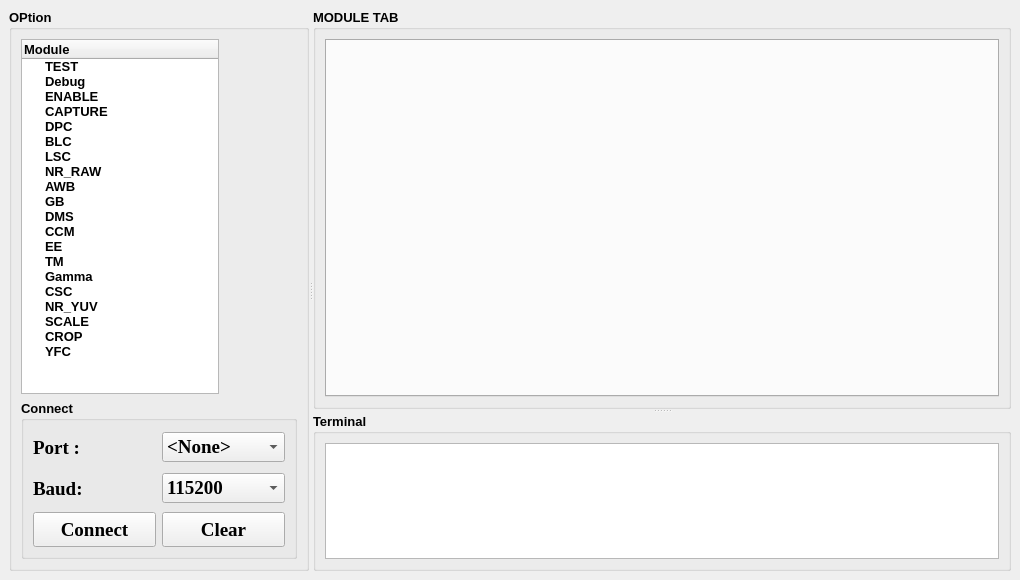
<?xml version="1.0" encoding="UTF-8"?>
<ui version="4.0">
 <class>link_board</class>
 <widget class="QMainWindow" name="link_board">
  <property name="geometry">
   <rect>
    <x>0</x>
    <y>0</y>
    <width>1020</width>
    <height>580</height>
   </rect>
  </property>
  <property name="minimumSize">
   <size>
    <width>1020</width>
    <height>580</height>
   </size>
  </property>
  <property name="windowTitle">
   <string>MainWindow</string>
  </property>
  <widget class="QWidget" name="centralwidget">
   <layout class="QGridLayout" name="gridLayout_6">
    <item row="0" column="0">
     <widget class="QSplitter" name="splitter_2">
      <property name="orientation">
       <enum>Qt::Horizontal</enum>
      </property>
      <widget class="QGroupBox" name="groupBox_2">
       <property name="minimumSize">
        <size>
         <width>200</width>
         <height>200</height>
        </size>
       </property>
       <property name="maximumSize">
        <size>
         <width>300</width>
         <height>16777215</height>
        </size>
       </property>
       <property name="font">
        <font>
         <pointsize>10</pointsize>
         <bold>true</bold>
        </font>
       </property>
       <property name="title">
        <string>OPtion</string>
       </property>
       <layout class="QGridLayout" name="gridLayout_3">
        <item row="0" column="0">
         <widget class="QTreeWidget" name="module_list">
          <property name="minimumSize">
           <size>
            <width>100</width>
            <height>0</height>
           </size>
          </property>
          <property name="maximumSize">
           <size>
            <width>200</width>
            <height>16777215</height>
           </size>
          </property>
          <column>
           <property name="text">
            <string>Module</string>
           </property>
          </column>
          <item>
           <property name="text">
            <string>TEST</string>
           </property>
           <property name="font">
            <font>
             <pointsize>10</pointsize>
             <bold>true</bold>
            </font>
           </property>
          </item>
          <item>
           <property name="text">
            <string>Debug</string>
           </property>
           <property name="font">
            <font>
             <pointsize>10</pointsize>
             <bold>true</bold>
            </font>
           </property>
          </item>
          <item>
           <property name="text">
            <string>ENABLE</string>
           </property>
           <property name="font">
            <font>
             <pointsize>10</pointsize>
             <bold>true</bold>
            </font>
           </property>
          </item>
          <item>
           <property name="text">
            <string>CAPTURE</string>
           </property>
           <property name="font">
            <font>
             <pointsize>10</pointsize>
             <bold>true</bold>
            </font>
           </property>
          </item>
          <item>
           <property name="text">
            <string>DPC</string>
           </property>
           <property name="font">
            <font>
             <pointsize>10</pointsize>
             <bold>true</bold>
            </font>
           </property>
          </item>
          <item>
           <property name="text">
            <string>BLC</string>
           </property>
           <property name="font">
            <font>
             <pointsize>10</pointsize>
             <bold>true</bold>
            </font>
           </property>
          </item>
          <item>
           <property name="text">
            <string>LSC</string>
           </property>
           <property name="font">
            <font>
             <pointsize>10</pointsize>
             <bold>true</bold>
            </font>
           </property>
          </item>
          <item>
           <property name="text">
            <string>NR_RAW</string>
           </property>
           <property name="font">
            <font>
             <pointsize>10</pointsize>
             <bold>true</bold>
            </font>
           </property>
          </item>
          <item>
           <property name="text">
            <string>AWB</string>
           </property>
           <property name="font">
            <font>
             <pointsize>10</pointsize>
             <bold>true</bold>
            </font>
           </property>
          </item>
          <item>
           <property name="text">
            <string>GB</string>
           </property>
           <property name="font">
            <font>
             <pointsize>10</pointsize>
             <bold>true</bold>
            </font>
           </property>
          </item>
          <item>
           <property name="text">
            <string>DMS</string>
           </property>
           <property name="font">
            <font>
             <pointsize>10</pointsize>
             <bold>true</bold>
            </font>
           </property>
          </item>
          <item>
           <property name="text">
            <string>CCM</string>
           </property>
           <property name="font">
            <font>
             <pointsize>10</pointsize>
             <bold>true</bold>
            </font>
           </property>
          </item>
          <item>
           <property name="text">
            <string>EE</string>
           </property>
           <property name="font">
            <font>
             <pointsize>10</pointsize>
             <bold>true</bold>
            </font>
           </property>
          </item>
          <item>
           <property name="text">
            <string>TM</string>
           </property>
           <property name="font">
            <font>
             <pointsize>10</pointsize>
             <bold>true</bold>
            </font>
           </property>
          </item>
          <item>
           <property name="text">
            <string>Gamma</string>
           </property>
           <property name="font">
            <font>
             <pointsize>10</pointsize>
             <bold>true</bold>
            </font>
           </property>
          </item>
          <item>
           <property name="text">
            <string>CSC</string>
           </property>
           <property name="font">
            <font>
             <pointsize>10</pointsize>
             <bold>true</bold>
            </font>
           </property>
          </item>
          <item>
           <property name="text">
            <string>NR_YUV</string>
           </property>
           <property name="font">
            <font>
             <pointsize>10</pointsize>
             <bold>true</bold>
            </font>
           </property>
          </item>
          <item>
           <property name="text">
            <string>SCALE</string>
           </property>
           <property name="font">
            <font>
             <pointsize>10</pointsize>
             <bold>true</bold>
            </font>
           </property>
          </item>
          <item>
           <property name="text">
            <string>CROP</string>
           </property>
           <property name="font">
            <font>
             <pointsize>10</pointsize>
             <bold>true</bold>
            </font>
           </property>
          </item>
          <item>
           <property name="text">
            <string>YFC</string>
           </property>
           <property name="font">
            <font>
             <pointsize>10</pointsize>
             <bold>true</bold>
            </font>
           </property>
          </item>
         </widget>
        </item>
        <item row="0" column="1">
         <spacer name="horizontalSpacer">
          <property name="orientation">
           <enum>Qt::Horizontal</enum>
          </property>
          <property name="sizeHint" stdset="0">
           <size>
            <width>73</width>
            <height>20</height>
           </size>
          </property>
         </spacer>
        </item>
        <item row="1" column="0" colspan="2">
         <widget class="QGroupBox" name="groupBox">
          <property name="minimumSize">
           <size>
            <width>10</width>
            <height>10</height>
           </size>
          </property>
          <property name="maximumSize">
           <size>
            <width>320</width>
            <height>200</height>
           </size>
          </property>
          <property name="font">
           <font>
            <pointsize>10</pointsize>
            <bold>true</bold>
           </font>
          </property>
          <property name="title">
           <string>Connect</string>
          </property>
          <layout class="QGridLayout" name="gridLayout_2">
           <item row="0" column="0">
            <layout class="QVBoxLayout" name="verticalLayout">
             <item>
              <layout class="QGridLayout" name="gridLayout">
               <item row="0" column="0">
                <widget class="QLabel" name="label">
                 <property name="minimumSize">
                  <size>
                   <width>0</width>
                   <height>35</height>
                  </size>
                 </property>
                 <property name="font">
                  <font>
                   <family>Times New Roman</family>
                   <pointsize>14</pointsize>
                   <bold>true</bold>
                  </font>
                 </property>
                 <property name="text">
                  <string>Port :</string>
                 </property>
                </widget>
               </item>
               <item row="0" column="1">
                <widget class="QComboBox" name="port_combx">
                 <property name="minimumSize">
                  <size>
                   <width>0</width>
                   <height>0</height>
                  </size>
                 </property>
                 <property name="font">
                  <font>
                   <family>Times New Roman</family>
                   <pointsize>14</pointsize>
                   <bold>true</bold>
                  </font>
                 </property>
                 <item>
                  <property name="text">
                   <string>&lt;None&gt;</string>
                  </property>
                 </item>
                </widget>
               </item>
               <item row="1" column="0">
                <widget class="QLabel" name="label_2">
                 <property name="minimumSize">
                  <size>
                   <width>0</width>
                   <height>35</height>
                  </size>
                 </property>
                 <property name="font">
                  <font>
                   <family>Times New Roman</family>
                   <pointsize>14</pointsize>
                   <bold>true</bold>
                  </font>
                 </property>
                 <property name="text">
                  <string>Baud:</string>
                 </property>
                </widget>
               </item>
               <item row="1" column="1">
                <widget class="QComboBox" name="baud_combx">
                 <property name="minimumSize">
                  <size>
                   <width>0</width>
                   <height>0</height>
                  </size>
                 </property>
                 <property name="font">
                  <font>
                   <family>Times New Roman</family>
                   <pointsize>14</pointsize>
                   <bold>true</bold>
                  </font>
                 </property>
                 <item>
                  <property name="text">
                   <string>115200</string>
                  </property>
                 </item>
                 <item>
                  <property name="text">
                   <string>19200</string>
                  </property>
                 </item>
                 <item>
                  <property name="text">
                   <string>9600</string>
                  </property>
                 </item>
                 <item>
                  <property name="text">
                   <string>4800</string>
                  </property>
                 </item>
                 <item>
                  <property name="text">
                   <string>2400</string>
                  </property>
                 </item>
                 <item>
                  <property name="text">
                   <string>1200</string>
                  </property>
                 </item>
                </widget>
               </item>
              </layout>
             </item>
             <item>
              <layout class="QHBoxLayout" name="horizontalLayout">
               <item>
                <widget class="QPushButton" name="link_btn">
                 <property name="minimumSize">
                  <size>
                   <width>0</width>
                   <height>35</height>
                  </size>
                 </property>
                 <property name="font">
                  <font>
                   <family>Times New Roman</family>
                   <pointsize>14</pointsize>
                   <bold>true</bold>
                  </font>
                 </property>
                 <property name="text">
                  <string>Connect</string>
                 </property>
                </widget>
               </item>
               <item>
                <widget class="QPushButton" name="clear_btn">
                 <property name="minimumSize">
                  <size>
                   <width>0</width>
                   <height>35</height>
                  </size>
                 </property>
                 <property name="font">
                  <font>
                   <family>Times New Roman</family>
                   <pointsize>14</pointsize>
                   <bold>true</bold>
                  </font>
                 </property>
                 <property name="text">
                  <string>Clear</string>
                 </property>
                </widget>
               </item>
              </layout>
             </item>
            </layout>
           </item>
          </layout>
         </widget>
        </item>
       </layout>
      </widget>
      <widget class="QSplitter" name="splitter">
       <property name="orientation">
        <enum>Qt::Vertical</enum>
       </property>
       <widget class="QGroupBox" name="groupBox_4">
        <property name="minimumSize">
         <size>
          <width>0</width>
          <height>400</height>
         </size>
        </property>
        <property name="font">
         <font>
          <pointsize>10</pointsize>
          <bold>true</bold>
         </font>
        </property>
        <property name="title">
         <string>MODULE TAB</string>
        </property>
        <layout class="QGridLayout" name="gridLayout_4">
         <item row="0" column="0">
          <widget class="QTabWidget" name="link_tab">
           <property name="minimumSize">
            <size>
             <width>0</width>
             <height>0</height>
            </size>
           </property>
          </widget>
         </item>
        </layout>
       </widget>
       <widget class="QGroupBox" name="groupBox_3">
        <property name="minimumSize">
         <size>
          <width>0</width>
          <height>100</height>
         </size>
        </property>
        <property name="maximumSize">
         <size>
          <width>16777215</width>
          <height>300</height>
         </size>
        </property>
        <property name="font">
         <font>
          <pointsize>10</pointsize>
          <bold>true</bold>
         </font>
        </property>
        <property name="title">
         <string>Terminal</string>
        </property>
        <layout class="QGridLayout" name="gridLayout_5">
         <item row="0" column="0">
          <widget class="QPlainTextEdit" name="echo_text">
           <property name="minimumSize">
            <size>
             <width>0</width>
             <height>100</height>
            </size>
           </property>
           <property name="maximumSize">
            <size>
             <width>16777215</width>
             <height>16777215</height>
            </size>
           </property>
           <property name="font">
            <font>
             <family>Times New Roman</family>
             <pointsize>10</pointsize>
             <bold>true</bold>
            </font>
           </property>
           <property name="readOnly">
            <bool>true</bool>
           </property>
          </widget>
         </item>
        </layout>
       </widget>
      </widget>
     </widget>
    </item>
   </layout>
  </widget>
 </widget>
 <resources/>
 <connections/>
</ui>
